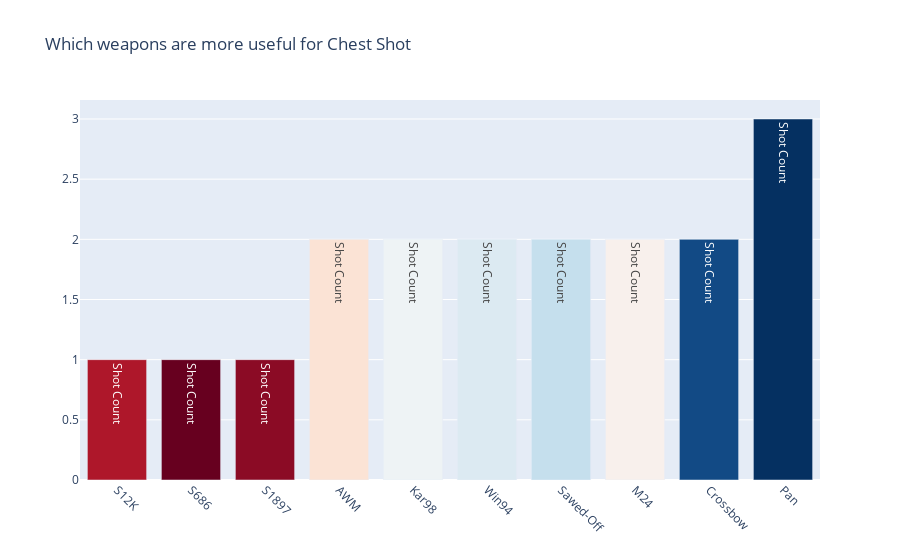

This figure's notebook cell:
### Code cell
data = [go.Bar(
            x = pubg_df_chest_shot["Weapon Name"],
            y = pubg_df_chest_shot["Shots to Kill (Chest)"],
            marker= dict(colorscale='RdBu',
                         color = pubg_df_chest_shot.index.values
                        ),
            text='Shot Count'
    )]

layout = go.Layout(
    title='Which weapons are more useful for Chest Shot',
    xaxis_tickangle=45
)

fig = go.Figure(data=data, layout=layout)
pio.write_image(fig, "images/image6.png")
fig.show()

### Figure 1 — Plotly figure (JSON) as saved in the notebook; plotly's stock layout.template omitted (floating-point values rounded to 4 significant figures)
{"data": [{"marker": {"color": [20, 18, 19, 27, 29, 30, 31, 28, 38, 39], "colorscale": [[0, "rgb(103,0,31)"], [0.1, "rgb(178,24,43)"], [0.2, "rgb(214,96,77)"], [0.3, "rgb(244,165,130)"], [0.4, "rgb(253,219,199)"], [0.5, "rgb(247,247,247)"], [0.6, "rgb(209,229,240)"], [0.7, "rgb(146,197,222)"], [0.8, "rgb(67,147,195)"], [0.9, "rgb(33,102,172)"], [1, "rgb(5,48,97)"]]}, "text": "Shot Count", "type": "bar", "x": ["S12K", "S686", "S1897", "AWM", "Kar98", "Win94", "Sawed-Off", "M24", "Crossbow", "Pan"], "y": [1, 1, 1, 2, 2, 2, 2, 2, 2, 3]}], "layout": {"title": {"text": "Which weapons are more useful for Chest Shot"}, "xaxis": {"tickangle": 45}}}
